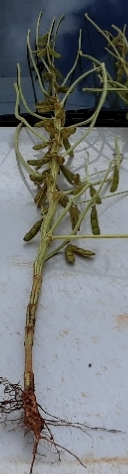
#> input picture src/server/imageRecognition/resources/rawData/01_SELECT21/043a64ac-fa77-42c8-a8c0-3d9868a55716_1.jpg, 128 x 474 px; its folder holds 4 pictures in this run
$ python imageResize.py
#> lines starting #> are read from the running program, lines starting #| are printed output that depends on the picture
import PIL
from PIL import Image

import os


def resizeFromFolder(folderName):
#> called with folderName = '01_SELECT21'
    imagesPaths = os.listdir(folderName)

    for imagePath in imagesPaths:
        image = Image.open(folderName + "/" + imagePath)
#> image is the input picture: PIL image 128x474 RGB; mean R, G, B 115.8, 119.4, 121.2

        resizedImage = image.resize((256, 768), Image.Resampling.LANCZOS)
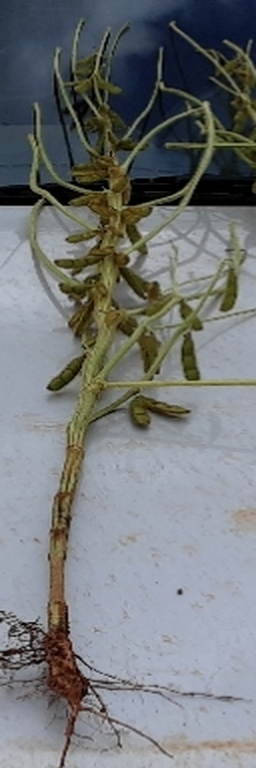
#> resizedImage: PIL image 256x768 RGB; mean R, G, B 115.8, 119.5, 121.2

        resizedImage.save("../trainData/images/" + imagePath)
#> pass 2 of the loop in resizeFromFolder, `for imagePath in imagesPaths:`:
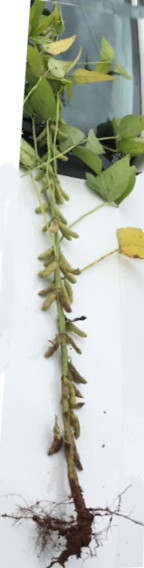
#> input picture src/server/imageRecognition/resources/rawData/01_SELECT21/08dc37ce-6062-4e18-aef5-10b8526605b3_1.jpg, 144 x 568 px
#> in resizeFromFolder, image is the input picture: PIL image 144x568 RGB; mean R, G, B 185.2, 190.4, 179.1
#> in resizeFromFolder, `resizedImage = image.resize((256, 768), Image.Resampling.LANCZOS)`:
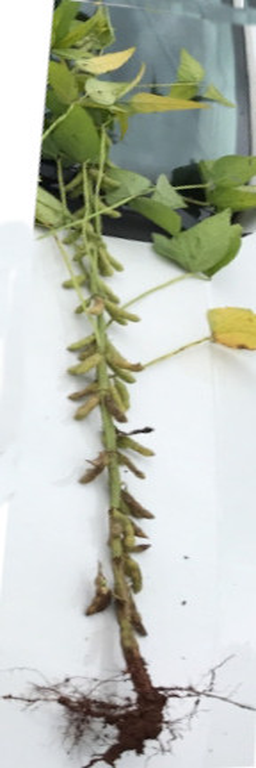
#> resizedImage: PIL image 256x768 RGB; mean R, G, B 185.2, 190.4, 179.1
#> pass 3 of the loop in resizeFromFolder, `for imagePath in imagesPaths:`:
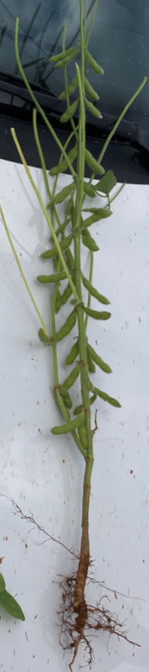
#> input picture src/server/imageRecognition/resources/rawData/01_SELECT21/10b61a21-2854-43be-9035-c2f94ff7d651_1.jpg, 149 x 672 px
#> in resizeFromFolder, image is the input picture: PIL image 149x672 RGB; mean R, G, B 140.7, 147.3, 146
#> in resizeFromFolder, `resizedImage = image.resize((256, 768), Image.Resampling.LANCZOS)`:
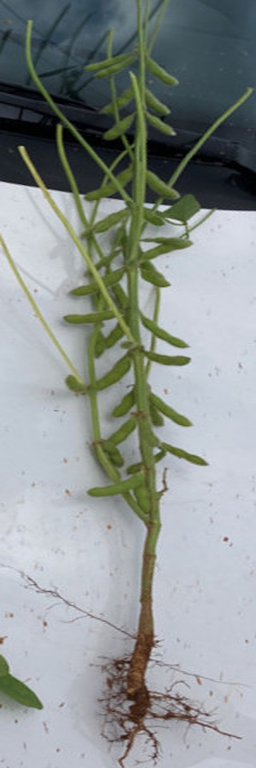
#> resizedImage: PIL image 256x768 RGB; mean R, G, B 140.7, 147.3, 146
#> the loop made 4 passes; the first 3 are shown


resizeFromFolder("01_SELECT21")
resizeFromFolder("01_SELECT22")
#> (the run stopped early here; a loop or call above may not have finished)
